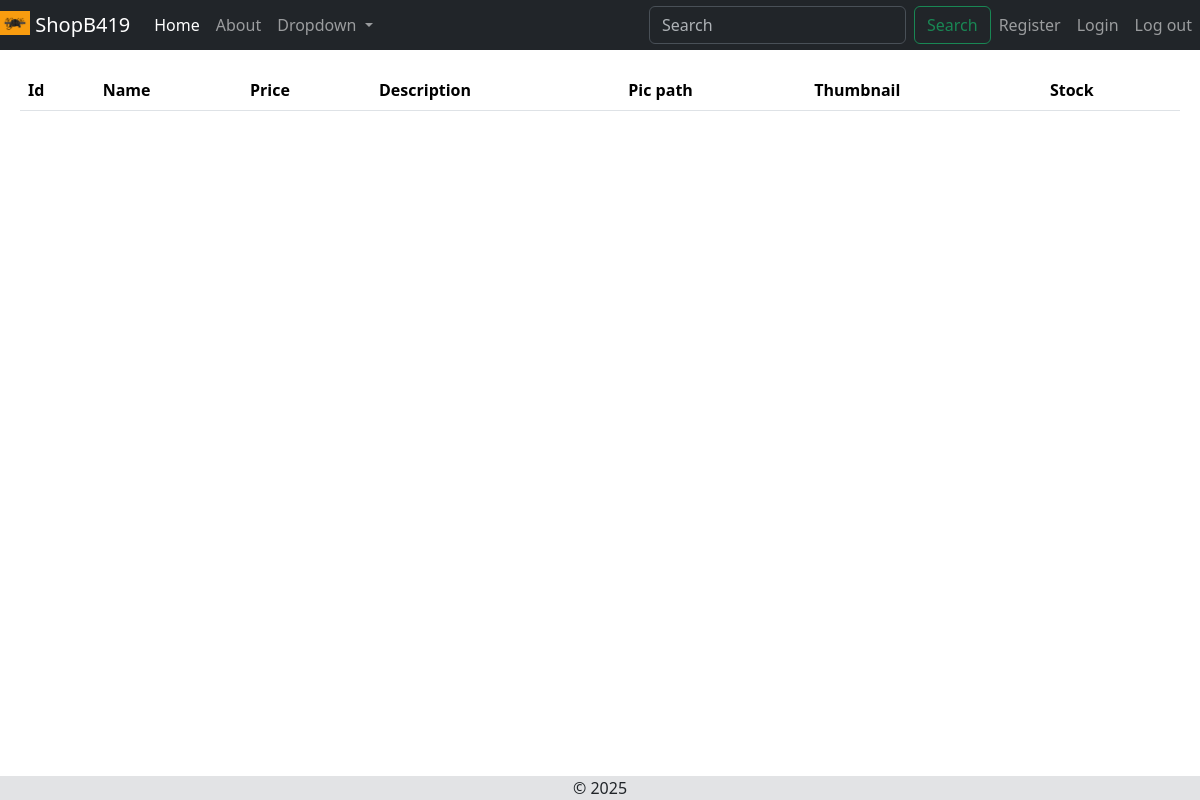
The app's page /, older data.
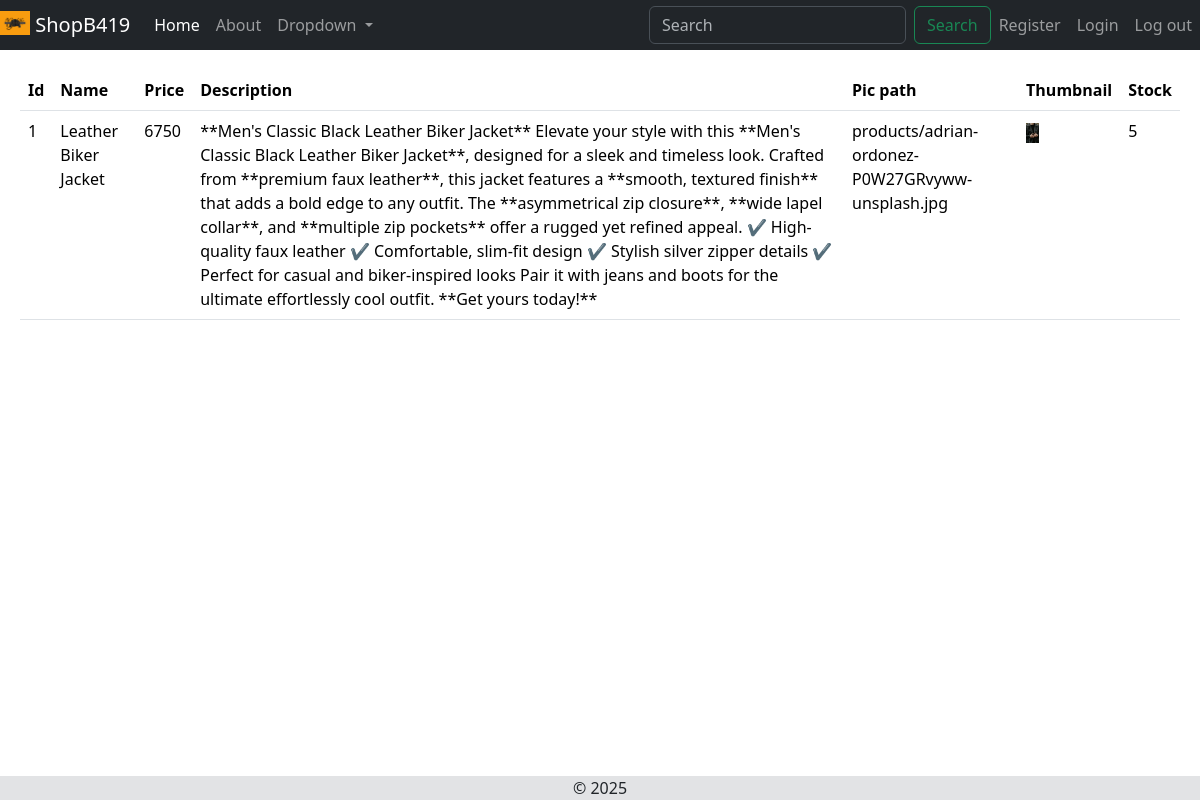
The same page, newer data.
### mainapp/models.py (models this page shows)
class Product(models.Model):
    name = models.CharField(max_length=100)
    price = models.PositiveIntegerField(null=False)
    desc = models.TextField()
    pic = models.ImageField(upload_to='products/',null=False)
    stock = models.PositiveIntegerField(default=1)

### mainapp/views.py (the view)
# urls.py: path("",views.homeView,name='homepage'), #this is the path to the home page
def homeView(request):
    products = Product.objects.all()
    context = {
        'product_list': products, #the key we create here,
        'current_page': 'home'
    }
    template = loader.get_template('home.html')
    return HttpResponse(template.render(context, request))

### mainapp/templates/home.html (shortened to what this page needs)
{% extends 'base.html' %}
{% load static %}
{% block content %}
    <div class="container-fluid">
        <table class="table">
            <thead>
                <th>Id</th>
                <th>Name</th>
                <th>Price</th>
                <th>Description</th>
                <th>Pic path</th>
                <th>Thumbnail</th>
                <th>Stock</th>
            </thead>
            {% for product in product_list %}
                <tr>
                    <td>{{product.id}}</td>
                    <td>{{product.name}}</td>
                    <td>{{product.price}}</td>
                    <td>{{product.desc}}</td>
                    <td>{{product.pic}}</td>
                    <td><img src = "{{product.pic}}" height="20px" alt="image not found"></td>
                    <td>{{product.stock}}</td>
                </tr>
            {%endfor%}
        </table>
    </div>
{% endblock %}

### mainapp/templates/base.html (shortened to what this page needs)
<!doctype html>
{% load static %}
<html lang="en">
<head>
    <link href="https://cdn.jsdelivr.net/npm/bootstrap@5.3.3/dist/css/bootstrap.min.css" rel="stylesheet"
>
    <link rel="stylesheet" href="{% static 'css/style.css' %}">
</head>
<body>
    <header class="position-fixed top-0 start-0 end-0">
        <nav class="navbar navbar-expand-lg bg-dark" data-bs-theme="dark">
            <div class="container-fluid">
                <a class="navbar-brand" href="#">
                    <img src="{% static 'image\B419-JACKETS-3.png' %}" alt="Logo" width="30" height="24"
                        class="d-inline-block align-text-top">
                    ShopB419
                </a>
                <div class="collapse navbar-collapse" id="navbarSupportedContent">
                    <ul class="navbar-nav me-auto mb-2 mb-lg-0">
                        <li class="nav-item">
                            <a class="nav-link {% if current_page == 'home' %}active{% endif %}" aria-current="page" href="{% url 'homepage' %}">Home</a>
                        </li>
                        <li class="nav-item">
                            <a class="nav-link {% if current_page == 'about' %}active{% endif %}" href="{% url 'aboutpage' %}">About</a>
                        </li>
                        <li class="nav-item dropdown">
                            <a class="nav-link dropdown-toggle" href="#" role="button" data-bs-toggle="dropdown"
                                aria-expanded="false">
                                Dropdown
                            </a>
                        </li>
                        <li class="nav-item">
                            <a class="nav-link disabled" aria-disabled="true"></a>
                        </li>
                    </ul>
                    <form class="d-flex" role="search">
                        <input class="form-control me-2" type="search" placeholder="Search" aria-label="Search">
                        <button class="btn btn-outline-success" type="submit">Search</button>
                    </form>
                    <ul class="navbar-nav">
                        <li class="nav-item">
                            <a class="nav-link" aria-current="page" href="{% url 'signup' %}">Register</a>
                        </li>
                        <li class="nav-item">
                            <a class="nav-link" aria-current="page" href="{% url 'signin' %}">Login</a>
                        </li>
                        <li class="nav-item">
                            <form action="{% url 'logout' %}" method="post">
                                <button type="submit" class="nav-link" aria-current="page">Log out</button>
                            </form>
                        </li>
                    </ul>
                </div>
            </div>
        </nav>
    </header>
    <main>
        {% block content %}
        {% endblock %}
    </main>
    <footer class="position-fixed bottom-0 start-0 end-0 text-center bg-secondary-subtle">
        &copy; 2025
    </footer>
</body>
</html>

### static/css/style.css (style rules this page uses)
* { padding: 0; margin: 0; box-sizing: border-box; }
main { padding: 20px; margin-top: 50px; }
.container-fluid { padding: 0; }

Row changes from the older to the newer data that the page shows:
added Product: id "1", name "Leather Biker Jacket", price "6750", desc "**Men's Classic Black Leather Biker Jacket** Elevate your style with this **Men's Classic Black Leather Biker Jacket**, designed for a sleek and timeless look. Crafted from **premium faux leather**, this jacket features a **smooth, textured finish** that adds a bold edge to any outfit. The **asymmetrical zip closure**, **wide lapel collar**, and **multiple zip pockets** offer a rugged yet refined appeal. ✔ High-quality faux leather ✔ Comfortable, slim-fit design ✔ Stylish silver zipper details ✔ Perfect for casual and biker-inspired looks Pair it with jeans and boots for the ultimate effortlessly cool outfit. **Get yours today!**", pic "products/adrian-ordonez-P0W27GRvyww-unsplash.jpg", pic (picture), stock "5"
